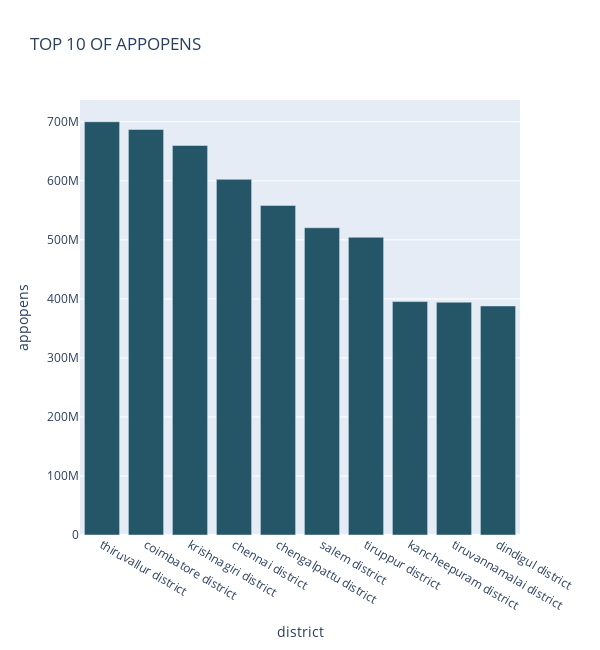
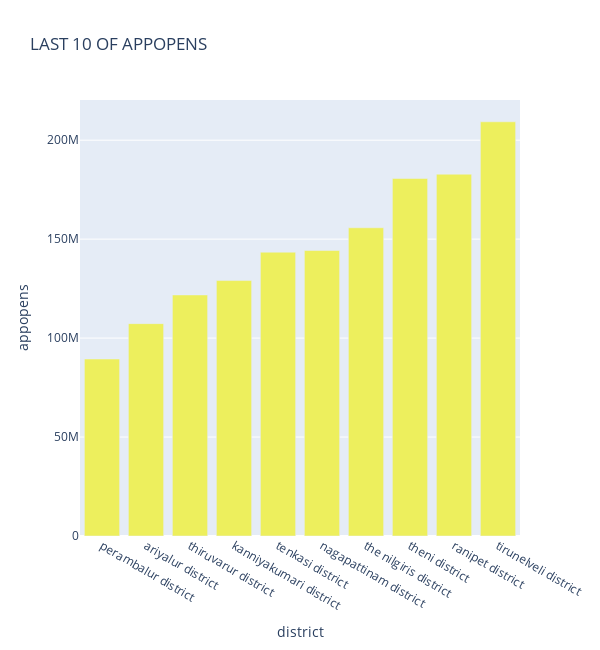
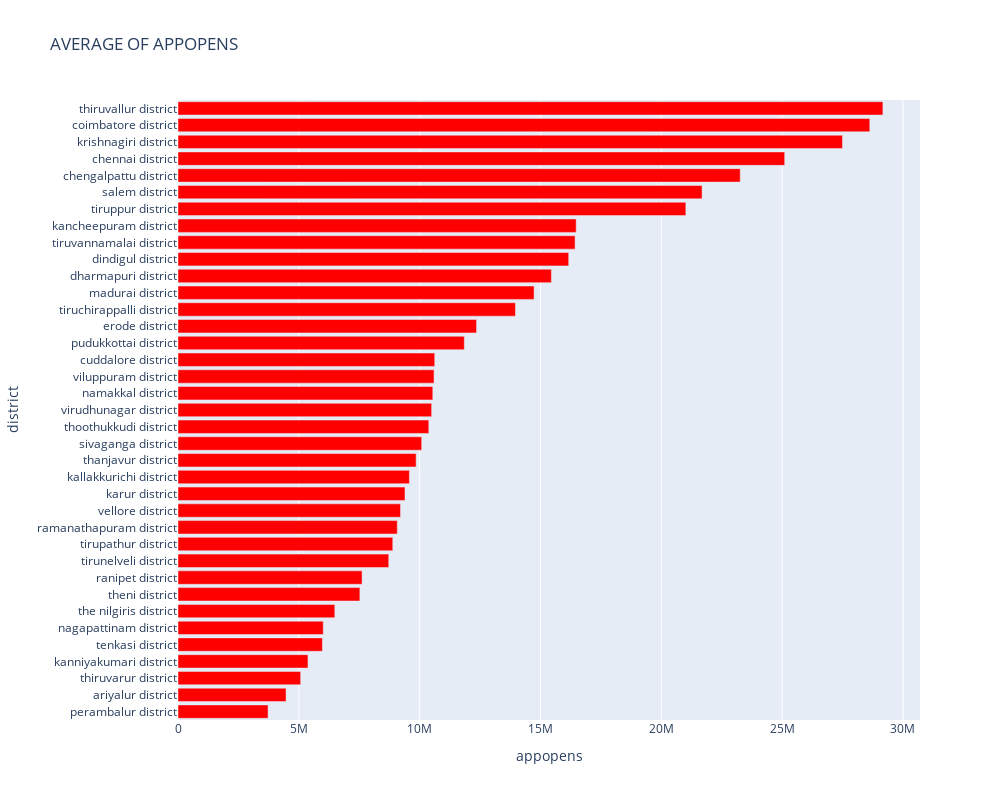

The notebook cell saved with these charts, in order:
### Code cell
top_chart_appopens("map_user", "Tamil Nadu")

### Figure 1 — Plotly figure (JSON) as saved in the notebook; plotly's stock layout.template omitted (floating-point values rounded to 4 significant figures)
{"data": [{"alignmentgroup": "True", "hovertemplate": "<b>%{hovertext}</b><br><br>district=%{x}<br>appopens=%{y}<extra></extra>", "hovertext": ["thiruvallur district", "coimbatore district", "krishnagiri district", "chennai district", "chengalpattu district", "salem district", "tiruppur district", "kancheepuram district", "tiruvannamalai district", "dindigul district"], "legendgroup": "", "marker": {"color": "rgb(36, 86, 104)", "pattern": {"shape": ""}}, "name": "", "offsetgroup": "", "orientation": "v", "showlegend": false, "textposition": "auto", "type": "bar", "x": ["thiruvallur district", "coimbatore district", "krishnagiri district", "chennai district", "chengalpattu district", "salem district", "tiruppur district", "kancheepuram district", "tiruvannamalai district", "dindigul district"], "xaxis": "x", "y": [700066871, 687043618, 659926020, 602543450, 558344737, 520469052, 504368309, 395458744, 394353017, 388031555], "yaxis": "y"}], "layout": {"barmode": "relative", "height": 650, "legend": {"tracegroupgap": 0}, "title": {"text": "TOP 10 OF APPOPENS"}, "width": 600, "xaxis": {"anchor": "y", "domain": [0, 1], "title": {"text": "district"}}, "yaxis": {"anchor": "x", "domain": [0, 1], "title": {"text": "appopens"}}}}

### Figure 2 — Plotly figure (JSON) as saved in the notebook; plotly's stock layout.template omitted (floating-point values rounded to 4 significant figures)
{"data": [{"alignmentgroup": "True", "hovertemplate": "<b>%{hovertext}</b><br><br>district=%{x}<br>appopens=%{y}<extra></extra>", "hovertext": ["perambalur district", "ariyalur district", "thiruvarur district", "kanniyakumari district", "tenkasi district", "nagapattinam district", "the nilgiris district", "theni district", "ranipet district", "tirunelveli district"], "legendgroup": "", "marker": {"color": "rgb(237, 239, 93)", "pattern": {"shape": ""}}, "name": "", "offsetgroup": "", "orientation": "v", "showlegend": false, "textposition": "auto", "type": "bar", "x": ["perambalur district", "ariyalur district", "thiruvarur district", "kanniyakumari district", "tenkasi district", "nagapattinam district", "the nilgiris district", "theni district", "ranipet district", "tirunelveli district"], "xaxis": "x", "y": [89420372, 107306562, 121805585, 129082654, 143404900, 144246716, 155740838, 180646167, 182803149, 209293072], "yaxis": "y"}], "layout": {"barmode": "relative", "height": 650, "legend": {"tracegroupgap": 0}, "title": {"text": "LAST 10 OF APPOPENS"}, "width": 600, "xaxis": {"anchor": "y", "domain": [0, 1], "title": {"text": "district"}}, "yaxis": {"anchor": "x", "domain": [0, 1], "title": {"text": "appopens"}}}}

### Figure 3 — Plotly figure (JSON) as saved in the notebook; plotly's stock layout.template omitted (floating-point values rounded to 4 significant figures)
{"data": [{"alignmentgroup": "True", "hovertemplate": "<b>%{hovertext}</b><br><br>appopens=%{x}<br>district=%{y}<extra></extra>", "hovertext": ["perambalur district", "ariyalur district", "thiruvarur district", "kanniyakumari district", "tenkasi district", "nagapattinam district", "the nilgiris district", "theni district", "ranipet district", "tirunelveli district", "tirupathur district", "ramanathapuram district", "vellore district", "karur district", "kallakkurichi district", "thanjavur district", "sivaganga district", "thoothukkudi district", "virudhunagar district", "namakkal district", "viluppuram district", "cuddalore district", "pudukkottai district", "erode district", "tiruchirappalli district", "madurai district", "dharmapuri district", "dindigul district", "tiruvannamalai district", "kancheepuram district", "tiruppur district", "salem district", "chengalpattu district", "chennai district", "krishnagiri district", "coimbatore district", "thiruvallur district"], "legendgroup": "", "marker": {"color": "rgb(255,0,0)", "pattern": {"shape": ""}}, "name": "", "offsetgroup": "", "orientation": "h", "showlegend": false, "textposition": "auto", "type": "bar", "x": [3726000.0, 4471000.0, 5075000.0, 5378000.0, 5975000.0, 6010000.0, 6489000.0, 7527000.0, 7617000.0, 8721000.0, 8888000.0, 9073000.0, 9208000.0, 9393000.0, 9575000.0, 9854000.0, 10080000.0, 10380000.0, 10500000.0, 10540000.0, 10600000.0, 10620000.0, 11850000.0, 12350000.0, 13960000.0, 14730000.0, 15450000.0, 16170000.0, 16430000.0, 16480000.0, 21020000.0, 21690000.0, 23260000.0, 25110000.0, 27500000.0, 28630000.0, 29170000.0], "xaxis": "x", "y": ["perambalur district", "ariyalur district", "thiruvarur district", "kanniyakumari district", "tenkasi district", "nagapattinam district", "the nilgiris district", "theni district", "ranipet district", "tirunelveli district", "tirupathur district", "ramanathapuram district", "vellore district", "karur district", "kallakkurichi district", "thanjavur district", "sivaganga district", "thoothukkudi district", "virudhunagar district", "namakkal district", "viluppuram district", "cuddalore district", "pudukkottai district", "erode district", "tiruchirappalli district", "madurai district", "dharmapuri district", "dindigul district", "tiruvannamalai district", "kancheepuram district", "tiruppur district", "salem district", "chengalpattu district", "chennai district", "krishnagiri district", "coimbatore district", "thiruvallur district"], "yaxis": "y"}], "layout": {"barmode": "relative", "height": 800, "legend": {"tracegroupgap": 0}, "title": {"text": "AVERAGE OF APPOPENS"}, "width": 1000, "xaxis": {"anchor": "y", "domain": [0, 1], "title": {"text": "appopens"}}, "yaxis": {"anchor": "x", "domain": [0, 1], "title": {"text": "district"}}}}
